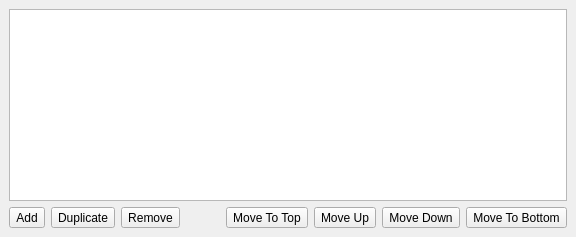
  <widget class="QDockWidget" name="dock_layers">
   <property name="sizePolicy">
    <sizepolicy hsizetype="Preferred" vsizetype="Expanding">
     <horstretch>0</horstretch>
     <verstretch>0</verstretch>
    </sizepolicy>
   </property>
   <property name="windowIcon">
    <iconset theme="dialog-layers">
     <normaloff>../../../../../../.designer/backup</normaloff>../../../../../../.designer/backup</iconset>
   </property>
   <property name="windowTitle">
    <string>Layers</string>
   </property>
   <attribute name="dockWidgetArea">
    <number>8</number>
   </attribute>
   <widget class="QWidget" name="dockWidgetContents_4">
    <layout class="QVBoxLayout" name="verticalLayout_4">
     <item>
      <widget class="glaxnimate::gui::LayerView" name="view_document_node">
       <property name="dragEnabled">
        <bool>true</bool>
       </property>
       <property name="dragDropMode">
        <enum>QAbstractItemView::InternalMove</enum>
       </property>
       <property name="selectionMode">
        <enum>QAbstractItemView::ExtendedSelection</enum>
       </property>
       <property name="autoExpandDelay">
        <number>500</number>
       </property>
       <attribute name="headerVisible">
        <bool>false</bool>
       </attribute>
       <attribute name="headerMinimumSectionSize">
        <number>32</number>
       </attribute>
       <attribute name="headerDefaultSectionSize">
        <number>32</number>
       </attribute>
       <attribute name="headerStretchLastSection">
        <bool>false</bool>
       </attribute>
      </widget>
     </item>
     <item>
      <layout class="QHBoxLayout" name="horizontalLayout_3">
       <item>
        <widget class="QToolButton" name="btn_layer_add">
         <property name="toolTip">
          <string>Add</string>
         </property>
         <property name="text">
          <string>Add</string>
         </property>
         <property name="icon">
          <iconset theme="layer-new">
           <normaloff>../../../../../../.designer/backup</normaloff>../../../../../../.designer/backup</iconset>
         </property>
        </widget>
       </item>
       <item>
        <widget class="QToolButton" name="btn_layer_duplicate">
         <property name="toolTip">
          <string>Duplicate</string>
         </property>
         <property name="text">
          <string>Duplicate</string>
         </property>
         <property name="icon">
          <iconset theme="layer-duplicate">
           <normaloff>../../../../../../.designer/backup</normaloff>../../../../../../.designer/backup</iconset>
         </property>
        </widget>
       </item>
       <item>
        <widget class="QToolButton" name="btn_layer_remove">
         <property name="toolTip">
          <string>Remove</string>
         </property>
         <property name="text">
          <string>Remove</string>
         </property>
         <property name="icon">
          <iconset theme="layer-delete">
           <normaloff>../../../../../../.designer/backup</normaloff>../../../../../../.designer/backup</iconset>
         </property>
        </widget>
       </item>
       <item>
        <spacer name="horizontalSpacer">
         <property name="orientation">
          <enum>Qt::Horizontal</enum>
         </property>
         <property name="sizeHint" stdset="0">
          <size>
           <width>40</width>
           <height>20</height>
          </size>
         </property>
        </spacer>
       </item>
       <item>
        <widget class="QToolButton" name="btn_layer_top">
         <property name="toolTip">
          <string>Move To Top</string>
         </property>
         <property name="text">
          <string>Move To Top</string>
         </property>
         <property name="icon">
          <iconset theme="layer-top">
           <normaloff>../../../../../../.designer/backup</normaloff>../../../../../../.designer/backup</iconset>
         </property>
        </widget>
       </item>
       <item>
        <widget class="QToolButton" name="btn_layer_up">
         <property name="toolTip">
          <string>Move Up</string>
         </property>
         <property name="text">
          <string>Move Up</string>
         </property>
         <property name="icon">
          <iconset theme="layer-raise">
           <normaloff>../../../../../../.designer/backup</normaloff>../../../../../../.designer/backup</iconset>
         </property>
        </widget>
       </item>
       <item>
        <widget class="QToolButton" name="btn_layer_down">
         <property name="toolTip">
          <string>Move Down</string>
         </property>
         <property name="text">
          <string>Move Down</string>
         </property>
         <property name="icon">
          <iconset theme="layer-lower">
           <normaloff>../../../../../../.designer/backup</normaloff>../../../../../../.designer/backup</iconset>
         </property>
        </widget>
       </item>
       <item>
        <widget class="QToolButton" name="btn_layer_bottom">
         <property name="toolTip">
          <string>Move To Bottom</string>
         </property>
         <property name="text">
          <string>Move To Bottom</string>
         </property>
         <property name="icon">
          <iconset theme="layer-bottom">
           <normaloff>../../../../../../.designer/backup</normaloff>../../../../../../.designer/backup</iconset>
         </property>
        </widget>
       </item>
      </layout>
     </item>
    </layout>
   </widget>
  </widget>
